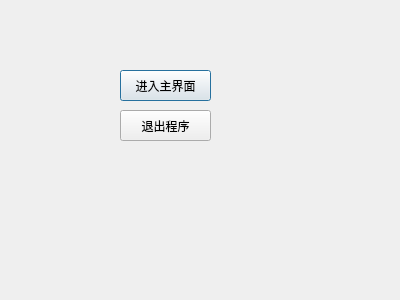
<?xml version="1.0" encoding="UTF-8"?>
<ui version="4.0">
 <class>MyDialog</class>
 <widget class="QDialog" name="MyDialog">
  <property name="geometry">
   <rect>
    <x>0</x>
    <y>0</y>
    <width>400</width>
    <height>300</height>
   </rect>
  </property>
  <property name="windowTitle">
   <string>Dialog</string>
  </property>
  <widget class="QPushButton" name="enterMainForm">
   <property name="geometry">
    <rect>
     <x>120</x>
     <y>70</y>
     <width>91</width>
     <height>31</height>
    </rect>
   </property>
   <property name="text">
    <string>进入主界面</string>
   </property>
  </widget>
  <widget class="QPushButton" name="pushButton_2">
   <property name="geometry">
    <rect>
     <x>120</x>
     <y>110</y>
     <width>91</width>
     <height>31</height>
    </rect>
   </property>
   <property name="text">
    <string>退出程序</string>
   </property>
  </widget>
 </widget>
 <resources/>
 <connections>
  <connection>
   <sender>pushButton_2</sender>
   <signal>clicked()</signal>
   <receiver>MyDialog</receiver>
   <slot>close()</slot>
   <hints>
    <hint type="sourcelabel">
     <x>153</x>
     <y>123</y>
    </hint>
    <hint type="destinationlabel">
     <x>72</x>
     <y>126</y>
    </hint>
   </hints>
  </connection>
 </connections>
</ui>
